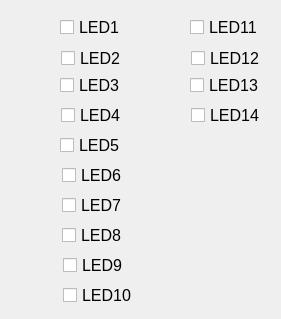
   <widget class="QWidget" name="tab">
    <attribute name="title">
     <string>LED</string>
    </attribute>
    <widget class="caLed" name="caled_5">
     <property name="geometry">
      <rect>
       <x>29</x>
       <y>11</y>
       <width>31</width>
       <height>34</height>
      </rect>
     </property>
     <property name="channel" stdset="0">
      <string notr="true">ARIDI-BLM01:LED_1</string>
     </property>
    </widget>
    <widget class="caLed" name="caled_6">
     <property name="geometry">
      <rect>
       <x>27</x>
       <y>70</y>
       <width>31</width>
       <height>30</height>
      </rect>
     </property>
     <property name="channel" stdset="0">
      <string notr="true">ARIDI-BLM01:LED_3</string>
     </property>
    </widget>
    <widget class="caToggleButton" name="catogglebutton_5">
     <property name="geometry">
      <rect>
       <x>60</x>
       <y>10</y>
       <width>80</width>
       <height>34</height>
      </rect>
     </property>
     <property name="font">
      <font>
       <pointsize>12</pointsize>
      </font>
     </property>
     <property name="text">
      <string>LED1</string>
     </property>
     <property name="channel" stdset="0">
      <string notr="true">ARIDI-BLM01:LED_1</string>
     </property>
     <property name="fontScaleMode" stdset="0">
      <enum>caToggleButton::None</enum>
     </property>
    </widget>
    <widget class="caToggleButton" name="catogglebutton_6">
     <property name="geometry">
      <rect>
       <x>60</x>
       <y>70</y>
       <width>81</width>
       <height>30</height>
      </rect>
     </property>
     <property name="font">
      <font>
       <pointsize>12</pointsize>
      </font>
     </property>
     <property name="text">
      <string>LED3</string>
     </property>
     <property name="channel" stdset="0">
      <string notr="true">ARIDI-BLM01:LED_3</string>
     </property>
     <property name="fontScaleMode" stdset="0">
      <enum>caToggleButton::None</enum>
     </property>
    </widget>
    <widget class="caLed" name="caled_10">
     <property name="geometry">
      <rect>
       <x>28</x>
       <y>40</y>
       <width>31</width>
       <height>30</height>
      </rect>
     </property>
     <property name="channel" stdset="0">
      <string notr="true">ARIDI-BLM01:LED_2</string>
     </property>
    </widget>
    <widget class="caLed" name="caled_11">
     <property name="geometry">
      <rect>
       <x>28</x>
       <y>100</y>
       <width>31</width>
       <height>30</height>
      </rect>
     </property>
     <property name="channel" stdset="0">
      <string notr="true">ARIDI-BLM01:LED_4</string>
     </property>
    </widget>
    <widget class="caToggleButton" name="catogglebutton_10">
     <property name="geometry">
      <rect>
       <x>61</x>
       <y>50</y>
       <width>74</width>
       <height>16</height>
      </rect>
     </property>
     <property name="font">
      <font>
       <pointsize>12</pointsize>
      </font>
     </property>
     <property name="text">
      <string>LED2</string>
     </property>
     <property name="channel" stdset="0">
      <string notr="true">ARIDI-BLM01:LED_2</string>
     </property>
     <property name="fontScaleMode" stdset="0">
      <enum>caToggleButton::None</enum>
     </property>
    </widget>
    <widget class="caToggleButton" name="catogglebutton_11">
     <property name="geometry">
      <rect>
       <x>61</x>
       <y>100</y>
       <width>81</width>
       <height>30</height>
      </rect>
     </property>
     <property name="font">
      <font>
       <pointsize>12</pointsize>
      </font>
     </property>
     <property name="text">
      <string>LED4</string>
     </property>
     <property name="channel" stdset="0">
      <string notr="true">ARIDI-BLM01:LED_4</string>
     </property>
     <property name="fontScaleMode" stdset="0">
      <enum>caToggleButton::None</enum>
     </property>
    </widget>
    <widget class="caToggleButton" name="catogglebutton_21">
     <property name="geometry">
      <rect>
       <x>62</x>
       <y>220</y>
       <width>81</width>
       <height>30</height>
      </rect>
     </property>
     <property name="font">
      <font>
       <pointsize>12</pointsize>
      </font>
     </property>
     <property name="text">
      <string>LED8</string>
     </property>
     <property name="channel" stdset="0">
      <string notr="true">ARIDI-BLM01:LED_8</string>
     </property>
     <property name="fontScaleMode" stdset="0">
      <enum>caToggleButton::None</enum>
     </property>
    </widget>
    <widget class="caLed" name="caled_17">
     <property name="geometry">
      <rect>
       <x>29</x>
       <y>190</y>
       <width>31</width>
       <height>30</height>
      </rect>
     </property>
     <property name="channel" stdset="0">
      <string notr="true">ARIDI-BLM01:LED_7</string>
     </property>
    </widget>
    <widget class="caToggleButton" name="catogglebutton_22">
     <property name="geometry">
      <rect>
       <x>62</x>
       <y>160</y>
       <width>81</width>
       <height>30</height>
      </rect>
     </property>
     <property name="font">
      <font>
       <pointsize>12</pointsize>
      </font>
     </property>
     <property name="text">
      <string>LED6</string>
     </property>
     <property name="channel" stdset="0">
      <string notr="true">ARIDI-BLM01:LED_6</string>
     </property>
     <property name="fontScaleMode" stdset="0">
      <enum>caToggleButton::None</enum>
     </property>
    </widget>
    <widget class="caLed" name="caled_18">
     <property name="geometry">
      <rect>
       <x>28</x>
       <y>130</y>
       <width>31</width>
       <height>30</height>
      </rect>
     </property>
     <property name="channel" stdset="0">
      <string notr="true">ARIDI-BLM01:LED_5</string>
     </property>
    </widget>
    <widget class="caToggleButton" name="catogglebutton_23">
     <property name="geometry">
      <rect>
       <x>62</x>
       <y>190</y>
       <width>81</width>
       <height>30</height>
      </rect>
     </property>
     <property name="font">
      <font>
       <pointsize>12</pointsize>
      </font>
     </property>
     <property name="text">
      <string>LED7</string>
     </property>
     <property name="channel" stdset="0">
      <string notr="true">ARIDI-BLM01:LED_7</string>
     </property>
     <property name="fontScaleMode" stdset="0">
      <enum>caToggleButton::None</enum>
     </property>
    </widget>
    <widget class="caLed" name="caled_19">
     <property name="geometry">
      <rect>
       <x>29</x>
       <y>220</y>
       <width>31</width>
       <height>30</height>
      </rect>
     </property>
     <property name="channel" stdset="0">
      <string notr="true">ARIDI-BLM01:LED_8</string>
     </property>
    </widget>
    <widget class="caLed" name="caled_20">
     <property name="geometry">
      <rect>
       <x>29</x>
       <y>160</y>
       <width>31</width>
       <height>30</height>
      </rect>
     </property>
     <property name="channel" stdset="0">
      <string notr="true">ARIDI-BLM01:LED_6</string>
     </property>
    </widget>
    <widget class="caToggleButton" name="catogglebutton_24">
     <property name="geometry">
      <rect>
       <x>60</x>
       <y>130</y>
       <width>81</width>
       <height>30</height>
      </rect>
     </property>
     <property name="font">
      <font>
       <pointsize>12</pointsize>
      </font>
     </property>
     <property name="text">
      <string>LED5</string>
     </property>
     <property name="channel" stdset="0">
      <string notr="true">ARIDI-BLM01:LED_5</string>
     </property>
     <property name="fontScaleMode" stdset="0">
      <enum>caToggleButton::None</enum>
     </property>
    </widget>
    <widget class="caLed" name="caled_21">
     <property name="geometry">
      <rect>
       <x>30</x>
       <y>280</y>
       <width>31</width>
       <height>30</height>
      </rect>
     </property>
     <property name="channel" stdset="0">
      <string notr="true">ARIDI-BLM01:LED_10</string>
     </property>
    </widget>
    <widget class="caLed" name="caled_22">
     <property name="geometry">
      <rect>
       <x>30</x>
       <y>250</y>
       <width>31</width>
       <height>30</height>
      </rect>
     </property>
     <property name="channel" stdset="0">
      <string notr="true">ARIDI-BLM01:LED_9</string>
     </property>
    </widget>
    <widget class="caToggleButton" name="catogglebutton_25">
     <property name="geometry">
      <rect>
       <x>63</x>
       <y>280</y>
       <width>81</width>
       <height>30</height>
      </rect>
     </property>
     <property name="font">
      <font>
       <pointsize>12</pointsize>
      </font>
     </property>
     <property name="text">
      <string>LED10</string>
     </property>
     <property name="channel" stdset="0">
      <string notr="true">ARIDI-BLM01:LED_10</string>
     </property>
     <property name="fontScaleMode" stdset="0">
      <enum>caToggleButton::None</enum>
     </property>
    </widget>
    <widget class="caToggleButton" name="catogglebutton_26">
     <property name="geometry">
      <rect>
       <x>63</x>
       <y>250</y>
       <width>81</width>
       <height>30</height>
      </rect>
     </property>
     <property name="font">
      <font>
       <pointsize>12</pointsize>
      </font>
     </property>
     <property name="text">
      <string>LED9</string>
     </property>
     <property name="channel" stdset="0">
      <string notr="true">ARIDI-BLM01:LED_9</string>
     </property>
     <property name="fontScaleMode" stdset="0">
      <enum>caToggleButton::None</enum>
     </property>
    </widget>
    <widget class="caLed" name="caled_23">
     <property name="geometry">
      <rect>
       <x>161</x>
       <y>11</y>
       <width>31</width>
       <height>34</height>
      </rect>
     </property>
     <property name="channel" stdset="0">
      <string notr="true">ARIDI-BLM01:LED_11</string>
     </property>
    </widget>
    <widget class="caLed" name="caled_27">
     <property name="geometry">
      <rect>
       <x>160</x>
       <y>100</y>
       <width>31</width>
       <height>30</height>
      </rect>
     </property>
     <property name="channel" stdset="0">
      <string notr="true">ARIDI-BLM01:LED_14</string>
     </property>
    </widget>
    <widget class="caToggleButton" name="catogglebutton_30">
     <property name="geometry">
      <rect>
       <x>191</x>
       <y>100</y>
       <width>81</width>
       <height>30</height>
      </rect>
     </property>
     <property name="font">
      <font>
       <pointsize>12</pointsize>
      </font>
     </property>
     <property name="text">
      <string>LED14</string>
     </property>
     <property name="channel" stdset="0">
      <string notr="true">ARIDI-BLM01:LED_14</string>
     </property>
     <property name="fontScaleMode" stdset="0">
      <enum>caToggleButton::None</enum>
     </property>
    </widget>
    <widget class="caToggleButton" name="catogglebutton_31">
     <property name="geometry">
      <rect>
       <x>190</x>
       <y>70</y>
       <width>81</width>
       <height>30</height>
      </rect>
     </property>
     <property name="font">
      <font>
       <pointsize>12</pointsize>
      </font>
     </property>
     <property name="text">
      <string>LED13</string>
     </property>
     <property name="channel" stdset="0">
      <string notr="true">ARIDI-BLM01:LED_13</string>
     </property>
     <property name="fontScaleMode" stdset="0">
      <enum>caToggleButton::None</enum>
     </property>
    </widget>
    <widget class="caLed" name="caled_29">
     <property name="geometry">
      <rect>
       <x>160</x>
       <y>40</y>
       <width>31</width>
       <height>30</height>
      </rect>
     </property>
     <property name="channel" stdset="0">
      <string notr="true">ARIDI-BLM01:LED_12</string>
     </property>
    </widget>
    <widget class="caToggleButton" name="catogglebutton_33">
     <property name="geometry">
      <rect>
       <x>191</x>
       <y>50</y>
       <width>74</width>
       <height>16</height>
      </rect>
     </property>
     <property name="font">
      <font>
       <pointsize>12</pointsize>
      </font>
     </property>
     <property name="text">
      <string>LED12</string>
     </property>
     <property name="channel" stdset="0">
      <string notr="true">ARIDI-BLM01:LED_12</string>
     </property>
     <property name="fontScaleMode" stdset="0">
      <enum>caToggleButton::None</enum>
     </property>
    </widget>
    <widget class="caLed" name="caled_31">
     <property name="geometry">
      <rect>
       <x>159</x>
       <y>70</y>
       <width>31</width>
       <height>30</height>
      </rect>
     </property>
     <property name="channel" stdset="0">
      <string notr="true">ARIDI-BLM01:LED_13</string>
     </property>
    </widget>
    <widget class="caToggleButton" name="catogglebutton_36">
     <property name="geometry">
      <rect>
       <x>190</x>
       <y>10</y>
       <width>80</width>
       <height>34</height>
      </rect>
     </property>
     <property name="font">
      <font>
       <pointsize>12</pointsize>
      </font>
     </property>
     <property name="text">
      <string>LED11</string>
     </property>
     <property name="channel" stdset="0">
      <string notr="true">ARIDI-BLM01:LED_11</string>
     </property>
     <property name="fontScaleMode" stdset="0">
      <enum>caToggleButton::None</enum>
     </property>
    </widget>
   </widget>
